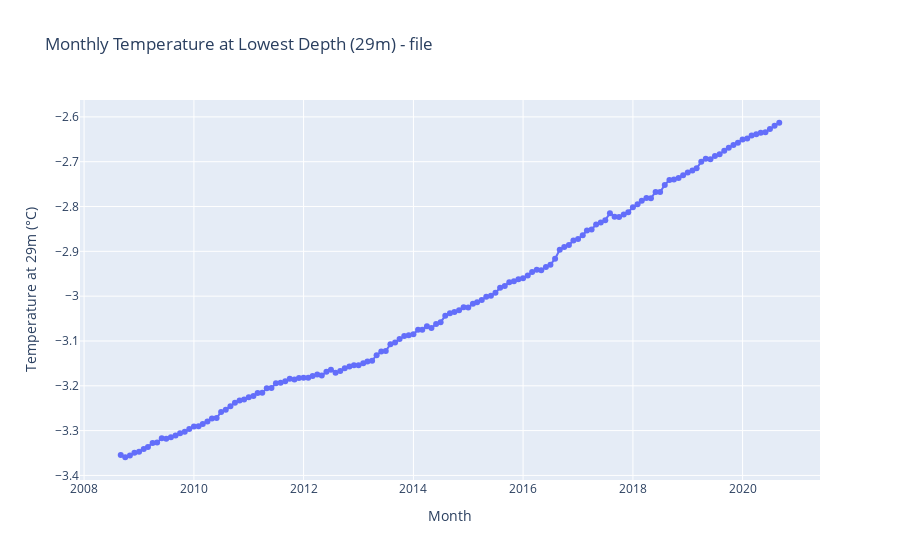

Notebook cell for this chart:
### Code cell
plot_temp_at_lowest_depth(dfm_list[2], 'file')

### Figure 1 — Plotly figure (JSON) as saved in the notebook; plotly's stock layout.template omitted (floating-point values rounded to 4 significant figures; data arrays with more than 128 entries replaced by an {"elided": "..."} marker saying what was removed)
{"data": [{"hovertemplate": "Month=%{x}<br>Temperature at 29m (°C)=%{y}<extra></extra>", "legendgroup": "", "line": {"color": "#636efa", "dash": "solid"}, "marker": {"symbol": "circle"}, "mode": "lines+markers", "name": "", "orientation": "v", "showlegend": false, "type": "scatter", "x": {"elided": "145 str values"}, "xaxis": "x", "y": {"elided": "145 float values"}, "yaxis": "y"}], "layout": {"legend": {"tracegroupgap": 0}, "title": {"text": "Monthly Temperature at Lowest Depth (29m) - file"}, "xaxis": {"anchor": "y", "domain": [0, 1], "title": {"text": "Month"}}, "yaxis": {"anchor": "x", "domain": [0, 1], "title": {"text": "Temperature at 29m (°C)"}}}}
